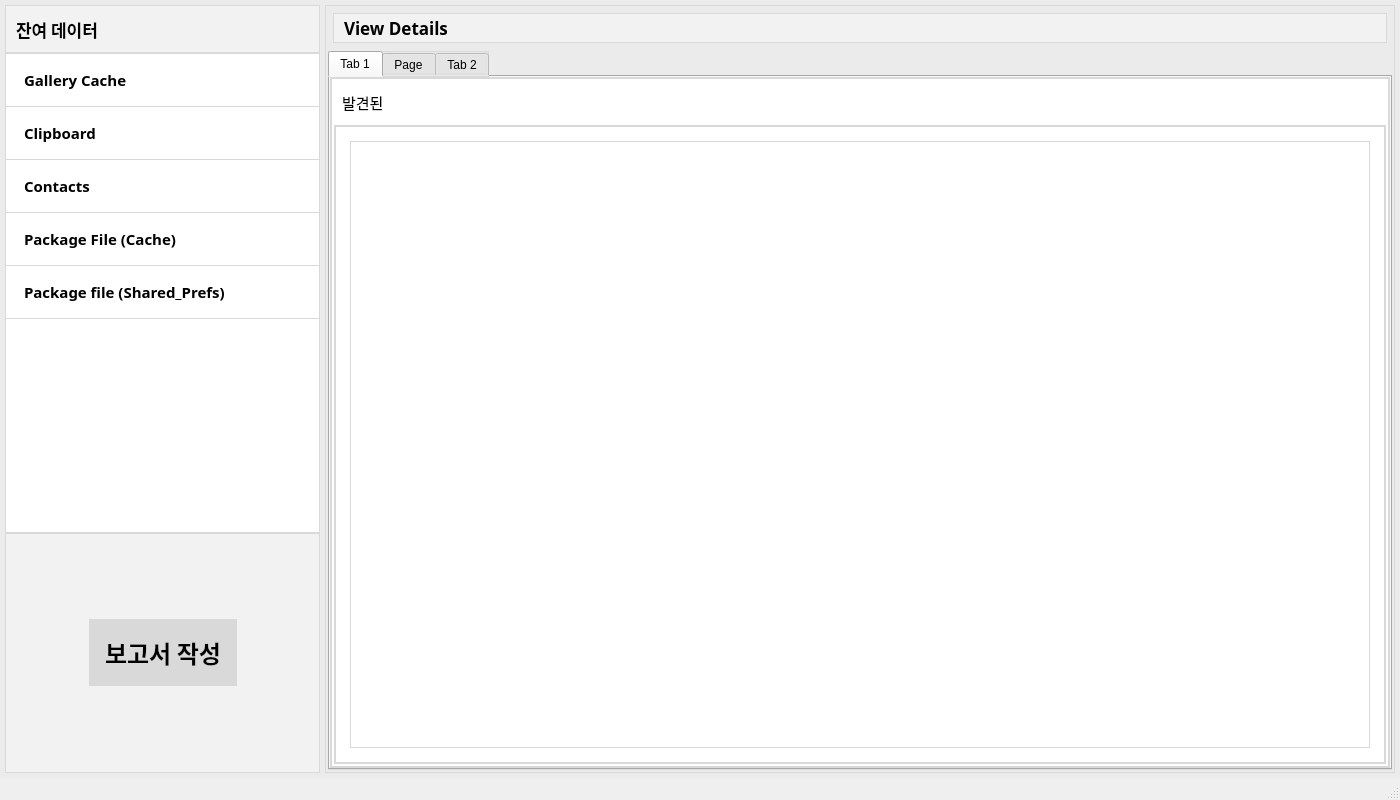
<?xml version="1.0" encoding="UTF-8"?>
<ui version="4.0">
 <class>MainWindow</class>
 <widget class="QMainWindow" name="MainWindow">
  <property name="geometry">
   <rect>
    <x>0</x>
    <y>0</y>
    <width>1400</width>
    <height>800</height>
   </rect>
  </property>
  <property name="windowTitle">
   <string>MainWindow</string>
  </property>
  <widget class="QWidget" name="centralwidget">
   <property name="styleSheet">
    <string notr="true">background-color:rgb(235,235,235);</string>
   </property>
   <layout class="QHBoxLayout" name="horizontalLayout_3" stretch="5,17">
    <property name="spacing">
     <number>5</number>
    </property>
    <property name="leftMargin">
     <number>5</number>
    </property>
    <property name="topMargin">
     <number>5</number>
    </property>
    <property name="rightMargin">
     <number>5</number>
    </property>
    <property name="bottomMargin">
     <number>5</number>
    </property>
    <item>
     <layout class="QVBoxLayout" name="SideLayout" stretch="1,10,5">
      <property name="spacing">
       <number>0</number>
      </property>
      <item>
       <widget class="QLabel" name="SideLabel">
        <property name="font">
         <font>
          <family>맑은 고딕 Semilight</family>
          <pointsize>13</pointsize>
          <weight>75</weight>
          <bold>true</bold>
         </font>
        </property>
        <property name="styleSheet">
         <string notr="true">background-color:rgb(242,242,242);
border:1px solid rgb(217,217,217);
padding:2px 2px 2px 5px;</string>
        </property>
        <property name="text">
         <string>잔여 데이터</string>
        </property>
       </widget>
      </item>
      <item>
       <widget class="QListWidget" name="SideButton">
        <property name="font">
         <font>
          <family>Segoe UI Semibold</family>
          <pointsize>11</pointsize>
          <weight>75</weight>
          <bold>true</bold>
         </font>
        </property>
        <property name="whatsThis">
         <string>&lt;html&gt;&lt;head/&gt;&lt;body&gt;&lt;p&gt;&lt;br/&gt;&lt;/p&gt;&lt;/body&gt;&lt;/html&gt;</string>
        </property>
        <property name="styleSheet">
         <string notr="true">QListWidget {
        background-color: rgb(255,255,255);
       	border:1px solid rgb(217,217,217);

    }
    QListWidget::item{
        padding:15px;
		border-bottom: 1px solid rgb(217,217,217);
    }
	QListWidget::item:hover{
		background-color:rgb(195, 209, 227);
	}
	QListWidget::item:focus{
		background-color:rgb(195, 209, 227);
		color:black;
	}</string>
        </property>
        <property name="midLineWidth">
         <number>0</number>
        </property>
        <property name="spacing">
         <number>3</number>
        </property>
        <item>
         <property name="text">
          <string>Gallery Cache</string>
         </property>
        </item>
        <item>
         <property name="text">
          <string>Clipboard</string>
         </property>
        </item>
        <item>
         <property name="text">
          <string>Contacts</string>
         </property>
        </item>
        <item>
         <property name="text">
          <string>Package File (Cache)</string>
         </property>
        </item>
        <item>
         <property name="text">
          <string>Package file (Shared_Prefs)</string>
         </property>
        </item>
       </widget>
      </item>
      <item>
       <widget class="QWidget" name="report" native="true">
        <property name="styleSheet">
         <string notr="true">background-color:rgb(242,242,242);
border:1px solid rgb(217,217,217);</string>
        </property>
        <layout class="QHBoxLayout" name="horizontalLayout_2" stretch="2,1,2">
         <property name="spacing">
          <number>3</number>
         </property>
         <item>
          <spacer name="horizontalSpacer">
           <property name="orientation">
            <enum>Qt::Horizontal</enum>
           </property>
           <property name="sizeHint" stdset="0">
            <size>
             <width>40</width>
             <height>20</height>
            </size>
           </property>
          </spacer>
         </item>
         <item>
          <widget class="QPushButton" name="reportButton">
           <property name="font">
            <font>
             <family>맑은 고딕 Semilight</family>
             <pointsize>18</pointsize>
             <weight>75</weight>
             <bold>true</bold>
            </font>
           </property>
           <property name="styleSheet">
            <string notr="true">QPushButton{background-color:rgb(217,217,217);
padding:15px 15px 15px 15px;}

QPushButton:hover{background-color:rgb(195, 209, 227);}
</string>
           </property>
           <property name="text">
            <string>보고서 작성</string>
           </property>
          </widget>
         </item>
         <item>
          <spacer name="horizontalSpacer_2">
           <property name="orientation">
            <enum>Qt::Horizontal</enum>
           </property>
           <property name="sizeHint" stdset="0">
            <size>
             <width>40</width>
             <height>20</height>
            </size>
           </property>
          </spacer>
         </item>
        </layout>
       </widget>
      </item>
     </layout>
    </item>
    <item>
     <widget class="QWidget" name="viewData" native="true">
      <property name="styleSheet">
       <string notr="true">border:1px solid rgb(217,217,217);</string>
      </property>
      <layout class="QVBoxLayout" name="verticalLayout">
       <property name="spacing">
        <number>3</number>
       </property>
       <property name="leftMargin">
        <number>3</number>
       </property>
       <property name="topMargin">
        <number>3</number>
       </property>
       <property name="rightMargin">
        <number>3</number>
       </property>
       <property name="bottomMargin">
        <number>3</number>
       </property>
       <item>
        <widget class="QLabel" name="viewDataLabel">
         <property name="font">
          <font>
           <family>맑은 고딕 Semilight</family>
           <pointsize>13</pointsize>
           <weight>75</weight>
           <bold>true</bold>
          </font>
         </property>
         <property name="styleSheet">
          <string notr="true">background-color:rgb(242,242,242);
border:1px solid rgb(217,217,217);
padding:2px 2px 2px 5px;
margin:5px;</string>
         </property>
         <property name="text">
          <string>View Details</string>
         </property>
        </widget>
       </item>
       <item>
        <widget class="QTabWidget" name="tabWidget">
         <property name="currentIndex">
          <number>0</number>
         </property>
         <widget class="QWidget" name="tab_1">
          <property name="styleSheet">
           <string notr="true">background-color:rgb(255,255,255);</string>
          </property>
          <attribute name="title">
           <string>Tab 1</string>
          </attribute>
          <layout class="QVBoxLayout" name="verticalLayout_2" stretch="1,15">
           <property name="spacing">
            <number>1</number>
           </property>
           <property name="leftMargin">
            <number>3</number>
           </property>
           <property name="topMargin">
            <number>3</number>
           </property>
           <property name="rightMargin">
            <number>3</number>
           </property>
           <property name="bottomMargin">
            <number>3</number>
           </property>
           <item>
            <widget class="QLabel" name="DataCount">
             <property name="font">
              <font>
               <family>맑은 고딕 Semilight</family>
               <pointsize>11</pointsize>
              </font>
             </property>
             <property name="styleSheet">
              <string notr="true">background-color:rgb(255,255,255);
border:none;
padding:1px 1px 1px 1px;
margin:3px;</string>
             </property>
             <property name="text">
              <string>발견된</string>
             </property>
            </widget>
           </item>
           <item>
            <widget class="QScrollArea" name="scrollArea">
             <property name="widgetResizable">
              <bool>true</bool>
             </property>
             <widget class="QWidget" name="scrollAreaWidgetContents">
              <property name="geometry">
               <rect>
                <x>0</x>
                <y>0</y>
                <width>1048</width>
                <height>652</height>
               </rect>
              </property>
              <layout class="QGridLayout" name="gridLayout">
               <property name="leftMargin">
                <number>15</number>
               </property>
               <property name="topMargin">
                <number>15</number>
               </property>
               <property name="rightMargin">
                <number>15</number>
               </property>
               <property name="bottomMargin">
                <number>15</number>
               </property>
               <property name="spacing">
                <number>15</number>
               </property>
               <item row="0" column="0">
                <widget class="QTableView" name="tableView"/>
               </item>
              </layout>
             </widget>
            </widget>
           </item>
          </layout>
         </widget>
         <widget class="QWidget" name="tab_5">
          <attribute name="title">
           <string>Page</string>
          </attribute>
         </widget>
         <widget class="QWidget" name="tab_4">
          <property name="styleSheet">
           <string notr="true">background-color:rgb(255,255,255);</string>
          </property>
          <attribute name="title">
           <string>Tab 2</string>
          </attribute>
          <layout class="QVBoxLayout" name="verticalLayout_3" stretch="1,15">
           <item>
            <widget class="QLabel" name="label">
             <property name="text">
              <string>발견된....</string>
             </property>
            </widget>
           </item>
           <item>
            <widget class="QScrollArea" name="scrollArea_2">
             <property name="widgetResizable">
              <bool>true</bool>
             </property>
             <widget class="QWidget" name="scrollAreaWidgetContents_2">
              <property name="geometry">
               <rect>
                <x>0</x>
                <y>0</y>
                <width>1042</width>
                <height>644</height>
               </rect>
              </property>
              <layout class="QGridLayout" name="gridLayout_2">
               <item row="0" column="0">
                <widget class="QTextBrowser" name="textBrowser"/>
               </item>
              </layout>
             </widget>
            </widget>
           </item>
          </layout>
         </widget>
        </widget>
       </item>
      </layout>
     </widget>
    </item>
   </layout>
  </widget>
  <widget class="QStatusBar" name="statusbar"/>
 </widget>
 <resources/>
 <connections/>
</ui>
